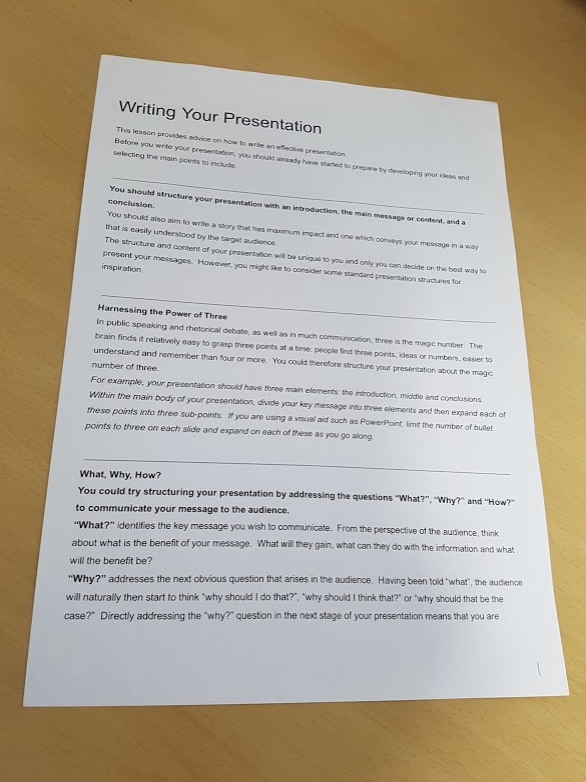
#> input picture paper.jpg, 586 x 782 px, found by its file name
$ python scanner.py
#> lines starting #> are read from the running program, lines starting #| are printed output that depends on the picture; after the words box and inside, x2 and y2 are one past the last pixel; in counts of white or black regions, pixels touching at a corner belong together
import cv2
import numpy as np

win_name = "scan"

#original img
img = cv2.imread("paper.jpg")
#> img is the input picture: shape (782, 586, 3); mean B, G, R 152.7, 169.1, 178.7
cv2.imshow("original", img)
cv2.waitKey(0)
draw = img.copy()

#grayScale / gaussianBlur / CannyEdge
gray = cv2.cvtColor(img, cv2.COLOR_BGR2GRAY)
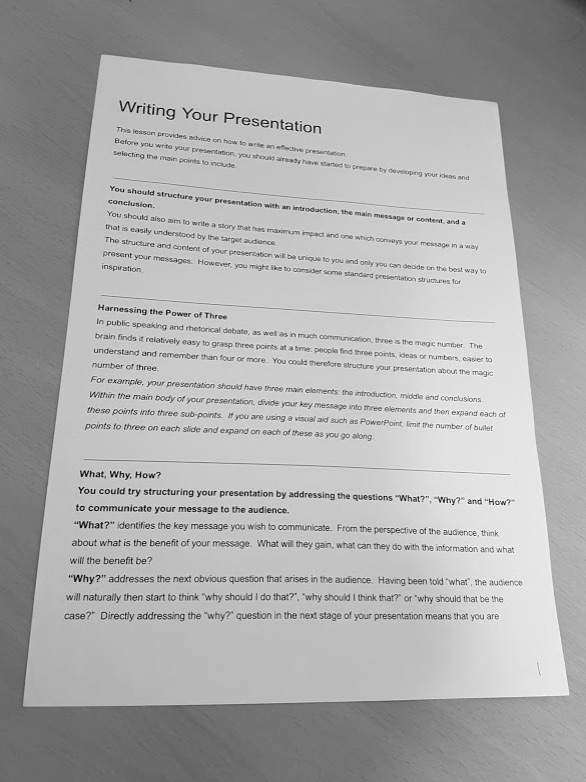
#> gray: shape (782, 586); min 0, max 255, mean 170.1
gray = cv2.GaussianBlur(gray, (3,3), 0)
edged = cv2.Canny(gray, 100,200)
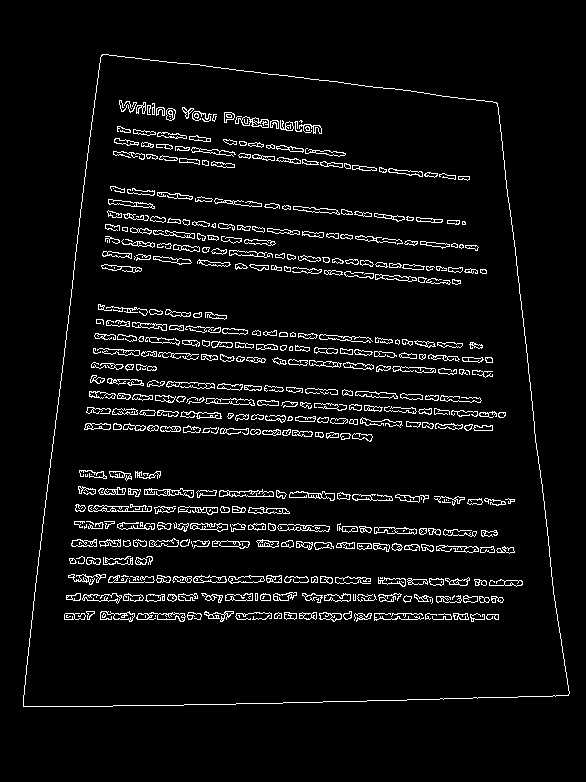
#> edged: shape (782, 586); 5.3% white in thin lines or dots, all inside (x1, y1, x2, y2) = (23, 54, 570, 707)
cv2.imshow("win_name", edged)
cv2.waitKey(0)

cnts, _ = cv2.findContours(edged.copy(), cv2.RETR_EXTERNAL, cv2.CHAIN_APPROX_SIMPLE)
#> cnts = 1 contour; box (x1, y1, x2, y2) and area: (23, 54, 570, 707) 294416
cv2.drawContours(draw, cnts, -1, (0,255,0))
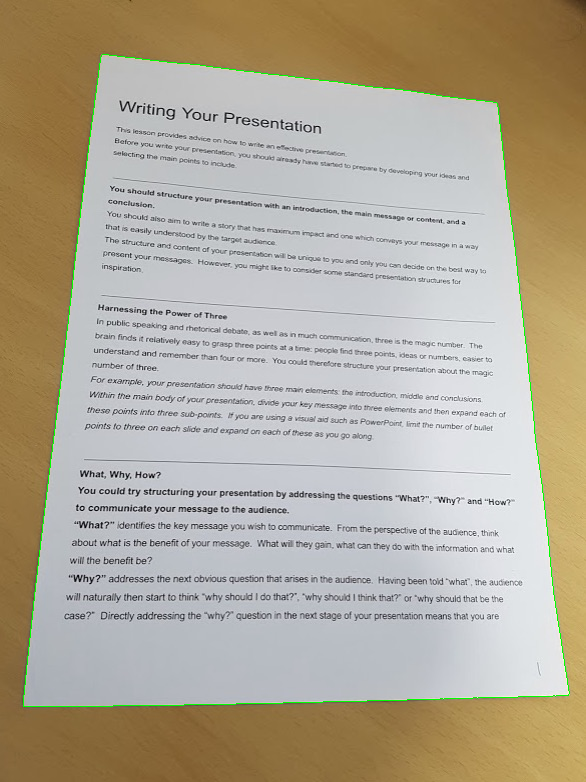
#> draw: shape (782, 586, 3); 0.48% of pixels changed, all inside (x1, y1, x2, y2) = (23, 54, 570, 707)

cv2.imshow(win_name, draw)
cv2.waitKey(0)
